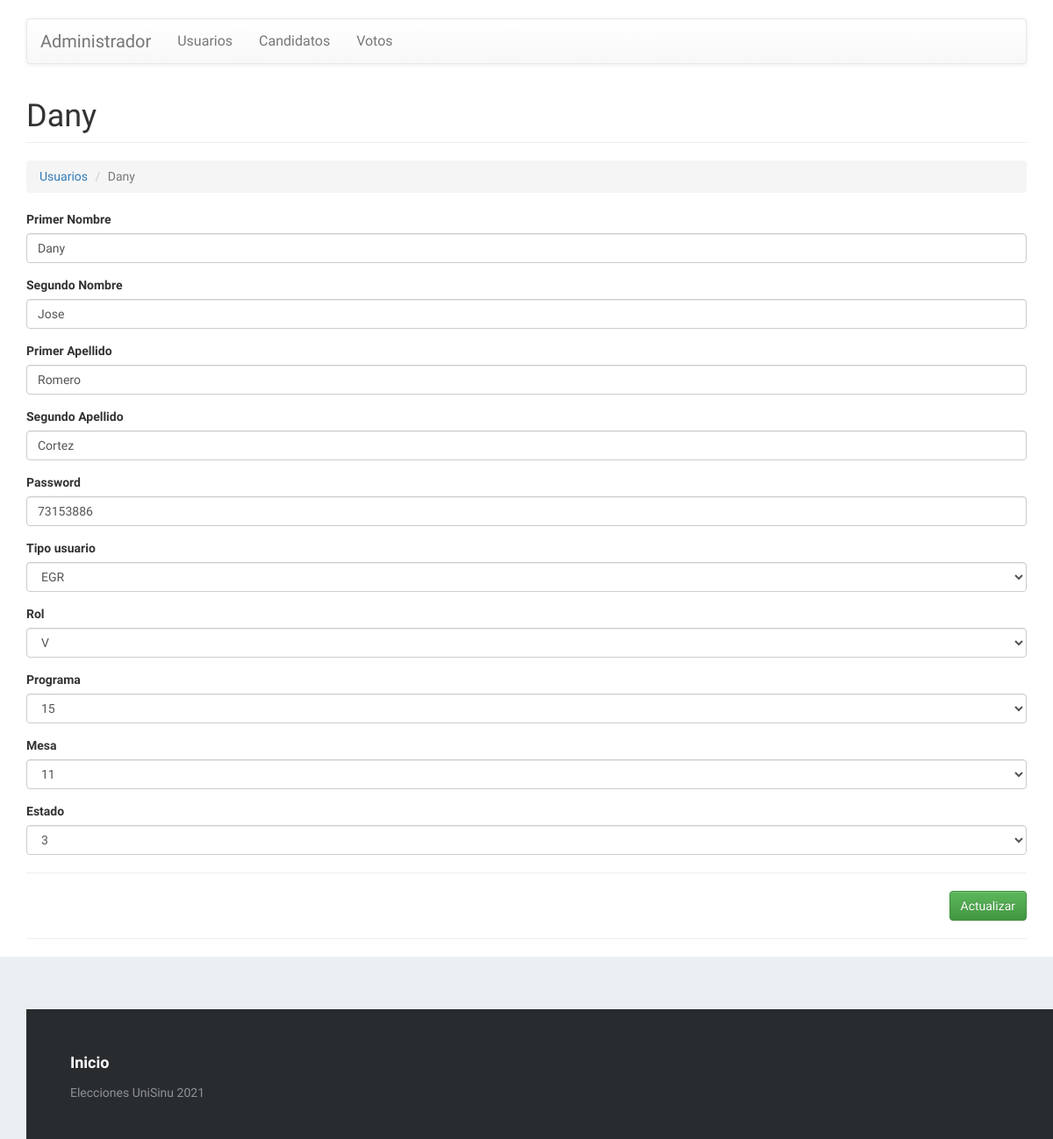
The app's page /view/indexUS.php?c=usuario&a=Crud&codigo=73153886 (signed in) with its own data.
### tables this page shows
CREATE TABLE `usuario` (
  `codigo` int(12) NOT NULL,
  `nombre1` varchar(30) NOT NULL,
  `nombre2` varchar(30) NOT NULL,
  `apellido1` varchar(30) NOT NULL,
  `apellido2` varchar(30) NOT NULL,
  `password` varchar(30) NOT NULL,
  `id_tipo_usuario` varchar(3) NOT NULL,
  `id_rol` varchar(1) NOT NULL,
  `id_programa` int(2) NOT NULL,
  `id_mesa` int(3) DEFAULT NULL,
  `id_estado_usuario` int(1) NOT NULL DEFAULT 1
);

### controller/usuario.controller.php (called while the page is built, shortened)
<?php
require_once '../model/usuario.php';
if(!isset($_SESSION["name"])){
    session_start();
    require_once '../view/error_usuarioUS.php';
  }else{
class UsuarioController{
    private $model;
    public function __CONSTRUCT(){
        $this->model = new usuario();
    }
    public function Crud(){
        $pvd = new usuario();
        if(isset($_REQUEST['codigo'])){
            $pvd = $this->model->Obtener($_REQUEST['codigo']);
        }
        require_once '../view/header.php';
        require_once '../view/usuario/usuario-editar.php';
        require_once '../view/footer.php';
  }
}
}
?>

### model/database.php (called while the page is built)
<?php
class Database
{
    public static function Conectar()
    {
        $pdo = new PDO('mysql:host=localhost;dbname=votaciones;charset=utf8', 'root', '');
        $pdo->setAttribute(PDO::ATTR_ERRMODE, PDO::ERRMODE_EXCEPTION);
        return $pdo;
    }
}
?>

### model/usuario.php (called while the page is built, shortened)
<?php
class usuario
{
	private $pdo;
	public function __CONSTRUCT()
	{
		try
		{
			$this->pdo = Database::Conectar();
		}
		catch(Exception $e)
		{
			die($e->getMessage());
		}
	}
	public function Obtener($codigo)
	{
		try
		{
			$stm = $this->pdo->prepare("SELECT * FROM usuario WHERE codigo = ?");
			$stm->execute(array($codigo));
			return $stm->fetch(PDO::FETCH_OBJ);
		} catch (Exception $e)
		{
			die($e->getMessage());
		}
	}
}

### view/usuario/usuario-editar.php (the view, shortened to what this page needs)
<h1 class="page-header">
    <?php echo $pvd->codigo != null ? $pvd->nombre1 : 'Nuevo Registro'; ?>
</h1>
<ol class="breadcrumb">
  <li><a href="?c=usuario">Usuarios</a></li>
  <li class="active"><?php echo $pvd->codigo != null ? $pvd->nombre1 : 'Nuevo Registro'; ?></li>
</ol>
<form id="frm-usuario" action="?c=usuario&a=Editar" method="post" enctype="multipart/form-data">
    <div class="form-group">
        <label>Primer Nombre</label>
        <input type="text" name="nombre1" value="<?php echo $pvd->nombre1; ?>" class="form-control" placeholder="Ingrese primer nombre" data-validacion-tipo="requerido|min:1" />
    </div>
    <div class="form-group">
        <label>Segundo Nombre</label>
        <input type="text" name="nombre2" value="<?php echo $pvd->nombre2; ?>" class="form-control" placeholder="Ingrese segundo nombre" data-validacion-tipo="requerido|min:1" />
    </div>
    <div class="form-group">
        <label>Primer Apellido</label>
        <input type="text" name="apellido1" value="<?php echo $pvd->apellido1; ?>" class="form-control" placeholder="Ingrese primer apellido" data-validacion-tipo="requerido|min:1" />
    </div>
	<div class="form-group">
        <label>Segundo Apellido</label>
        <input type="text" name="apellido2" value="<?php echo $pvd->apellido2; ?>" class="form-control" placeholder="Ingrese segundo apellido" data-validacion-tipo="requerido|min:1" />
    </div>
	<div class="form-group">
        <label>Password</label>
        <input type="text" name="password" value="<?php echo $pvd->password; ?>" class="form-control" placeholder="Ingrese password" data-validacion-tipo="requerido|min:5" />
    </div>
	<div class="form-group">
        <label>Tipo usuario</label><br>
			<select class="form-control form-control-sm" name="id_tipo_usuario" value="<?php echo $pvd->id_tipo_usuario; ?>" data-validacion-tipo="requerido|min:1">
				<option><?php echo $pvd->id_tipo_usuario; ?></option>
			</select>
    </div>
	<div class="form-group">
        <label>Rol</label><br>
			<select class="form-control form-control-sm" name="id_rol" value="<?php echo $pvd->id_rol; ?>" data-validacion-tipo="requerido|min:1">
				<option><?php echo $pvd->id_rol; ?></option>
			</select>
    </div>
	<div class="form-group">
        <label>Programa</label><br>
			<select class="form-control form-control-sm" name="id_programa" value="<?php echo $pvd->id_programa; ?>" data-validacion-tipo="requerido|min:1">
				<option><?php echo $pvd->id_programa; ?></option>
			</select>
    </div>
	<div class="form-group">
        <label>Mesa</label><br>
			<select class="form-control form-control-sm" name="id_mesa" value="<?php echo $pvd->id_mesa; ?>" data-validacion-tipo="requerido|min:1">
				<option><?php echo $pvd->id_mesa; ?></option>
			</select>
    </div>
	<div class="form-group">
        <label>Estado</label><br>
			<select class="form-control form-control-sm" name="id_estado_usuario" value="<?php echo $pvd->id_estado_usuario; ?>" data-validacion-tipo="requerido|min:1">
				<option><?php echo $pvd->id_estado_usuario; ?></option>
			</select>
    </div>
    <hr />
    <div class="text-right">
        <button class="btn btn-success">Actualizar</button>
    </div>
</form>

### assets/css/demo.css (style rules this page uses)
* { padding:0; margin:0; }
html { background-color: #eaf0f2; }
body { font:14px/1.5 Arial, Helvetica, sans-serif; }

### view/header.php (style rules this page uses)
* { font-family: 'Ubuntu', sans-serif; }

### records on screen
usuario: nombre1 "Dany", nombre2 "Jose", apellido1 "Romero", apellido2 "Cortez", password "73153886", id_tipo_usuario "EGR", id_rol "V", id_programa "15", id_mesa "11", id_estado_usuario "3"
